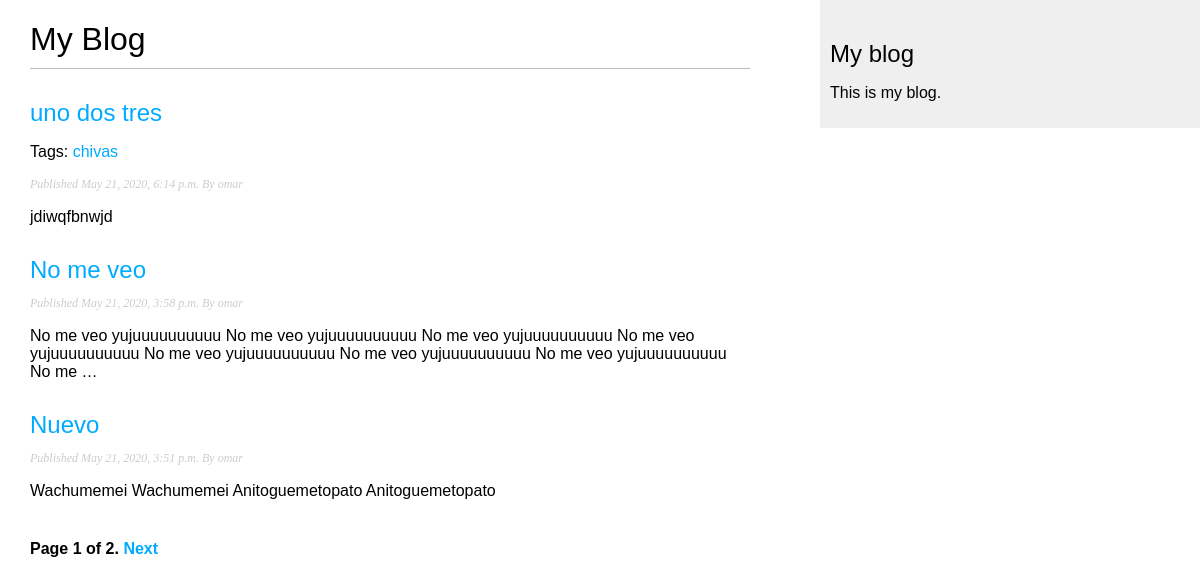
Screenshot of /blog/ with the database file from the repository.
### blog/models.py (models this page shows, shortened)
class Post(models.Model):
    STATUS_CHOICES = (
        ('draft', 'Draft'),
        ('published', 'Published'),
    )
    title = models.CharField(max_length=250)
    slug = models.SlugField(max_length=250, unique_for_date='publish') #to define beautiful URLs
    author = models.ForeignKey(User, on_delete=models.CASCADE, related_name='blog_posts') #Many-to-One relation
    body = models.TextField()
    publish = models.DateTimeField(default=timezone.now)
    created = models.DateTimeField(auto_now_add=True)
    updated = models.DateTimeField(auto_now=True)
    status = models.CharField(max_length=10, choices=STATUS_CHOICES, default='draft')
    pub = PManager() #Custom Manager
    objects = models.Manager() #default Manager
    class Meta:
        ordering = ('-publish',) #The '-' indicates descending order
    tags = TaggableManager()
    def get_absolute_url(self):
        return reverse('blog:post_detail', args=[self.publish.year, self.publish.month, self.publish.day, self.slug])

### blog/views.py (the view)
# urls.py: path('', views.post_list, name='post_list'),
def post_list(request, tag_slug=None):
    object_list = Post.pub.all()
    tag = None
    if tag_slug:
        tag = get_object_or_404(Tag, slug=tag_slug)
        object_list = object_list.filter(tags__in=[tag])
    paginator = Paginator(object_list, 3)
    page = request.GET.get('page')
    try:
        posts = paginator.page(page)
    except PageNotAnInteger:
        posts = paginator.page(1)
    except EmptyPage:
        posts = paginator.page(paginator.num_pages)
    context = {
        'page': page,
        'posts': posts,
        'tag': tag
    }
    return render(request, 'blog/post/list.html', context)

### blog/models.py (called while the page is built)
    def get_queryset(self):
        return super().get_queryset().filter(status='published')

### blog/templates/blog/post/list.html (shortened to what this page needs)
{% extends "blog/base.html" %}
{% block content %}
<h1>My Blog</h1>
{% for post in posts %}
<h2>
    <a href="{{ post.get_absolute_url }}">
    {{ post.title }}
    </a>
</h2>
{% if post.tags.count > 0 %}
<p class="tags">
    Tags:
    {% for tag in post.tags.all %}
        <a href="{% url "blog:post_list_by_tag" tag.slug %}">
            {{ tag.name }}
        </a>
    {% endfor %}
</p>
{% endif %}
<p class="date">
    Published {{ post.publish }} By {{ post.author }}
</p>
{{ post.body|truncatewords:30|linebreaks }}
{% endfor %}
{% include "../pagination.html" with page=posts %}
{% endblock %}

### blog/templates/blog/base.html (shortened to what this page needs)
{% load static %}
<!DOCTYPE html>
<html>
<head>
    <link rel="stylesheet" href="{% static "css/blog.css" %}" type="text/css" />
</head>
<body>
<div id="content">
    {% block content %}
    {% endblock %}
</div>
<div id="sidebar">
    <h2> My blog </h2>
    <p> This is my blog. </p>
</div>
</body>
</html>

### blog/templates/blog/pagination.html (shortened to what this page needs)
<div class="pagination">
    <span class=step-links>
        <span class="current">
            Page {{ page.number }} of {{ page.paginator.num_pages }}.
        </span>
        {% if page.has_next %}
            <a href="?page={{ page.next_page_number }}">Next</a>
        {% endif %}
    </span>
</div>

### blog/static/css/blog.css (style rules this page uses)
body { margin: 0; padding: 0; font-family: helvetica, sans-serif; }
a { color: #00abff; text-decoration: none; }
h1 { font-weight: normal; border-bottom: 1px solid #bbb; padding: 0 0 10px 0 ; }
h2 { font-weight: normal; margin: 30px 0 0; }
#content { float: left; width: 60%; padding: 0 0 0 30px; }
#sidebar { float: right; width: 30%; padding:10px; background: #efefef; height: 100%; }
p.date { color: #ccc; font-family: georgia, serif; font-size: 12px; font-style: italic; }
.pagination { margin: 40px 0; font-weight: bold; }

### rows the page displays
Post: title "uno dos tres", publish "May 21, 2020, 6:14 p.m.", author "omar", body "jdiwqfbnwjd"
Tag: name "chivas"
Post: title "No me veo", publish "May 21, 2020, 3:58 p.m.", author "omar", body "No me veo yujuuuuuuuuuu No me veo yujuuuuuuuuuu No me veo yujuuuuuuuuuu No me veo yujuuuuuuuuuu No me veo yujuuuuuuuuuu No me veo yujuuuuuuuuuu No me veo yujuuuuuuuuuu No me …"
Post: title "Nuevo", publish "May 21, 2020, 3:51 p.m.", author "omar", body "Wachumemei Wachumemei Anitoguemetopato Anitoguemetopato"

### other values shown
{{ page.number }} "1"
{{ page.paginator.num_pages }} "2"
